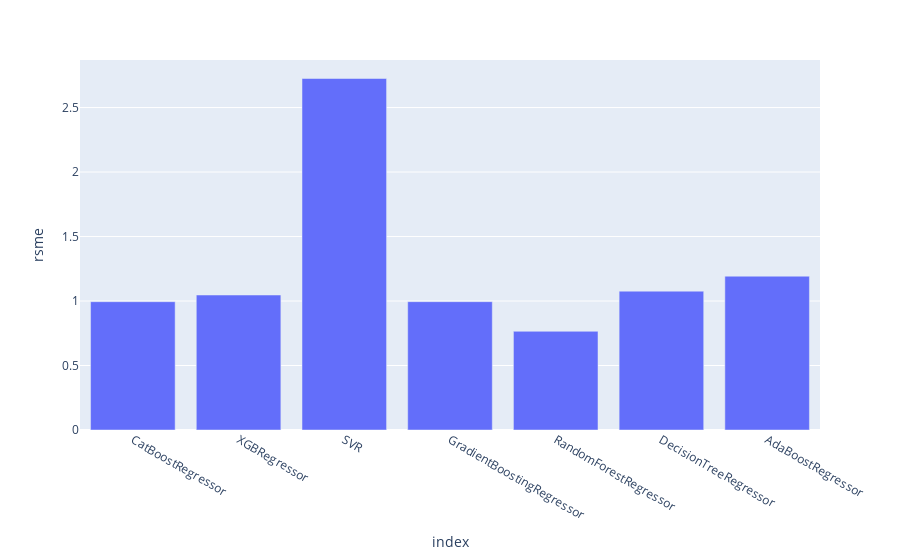

The code cell stored with this chart in its notebook:
### Code cell
px.bar(df, x=df.index, y='rsme')

### Figure 1 — Plotly figure (JSON) as saved in the notebook; plotly's stock layout.template omitted (floating-point values rounded to 4 significant figures)
{"data": [{"alignmentgroup": "True", "hovertemplate": "index=%{x}<br>rsme=%{y}<extra></extra>", "legendgroup": "", "marker": {"color": "#636efa", "pattern": {"shape": ""}}, "name": "", "offsetgroup": "", "orientation": "v", "showlegend": false, "textposition": "auto", "type": "bar", "x": ["CatBoostRegressor", "XGBRegressor", "SVR", "GradientBoostingRegressor", "RandomForestRegressor", "DecisionTreeRegressor", "AdaBoostRegressor"], "xaxis": "x", "y": [0.9949, 1.047, 2.725, 0.995, 0.7652, 1.076, 1.192], "yaxis": "y"}], "layout": {"barmode": "relative", "legend": {"tracegroupgap": 0}, "margin": {"t": 60}, "xaxis": {"anchor": "y", "domain": [0, 1], "title": {"text": "index"}}, "yaxis": {"anchor": "x", "domain": [0, 1], "title": {"text": "rsme"}}}}
